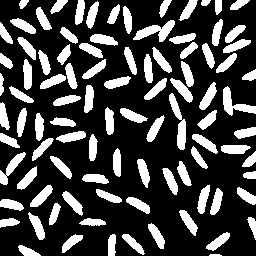
%> input picture addition-count-rice/rice-bw.png, 256 x 256 px
$ octave countRice.m   (GNU Octave 9; MATLAB toolbox functions it lacks are replaced by stand-ins)
%> lines starting %> are read from the running program, lines starting %| are printed output that depends on the picture; in (x1, y1, x2, y2) boxes, pixels count from 0 and x2, y2 are one past the last pixel; in counts of white or black regions, pixels touching at a corner belong together; the program's own positions count from 1
clear;
close all;

% 读取二值图像
img = imread('rice-bw.png');
%> img: size 256x256 logical; 26.8% white; 95 white regions, largest, box (x1, y1, x2, y2) and area: (133, 20, 175, 42) 403, (169, 93, 186, 150) 400, (223, 86, 256, 116) 373
img = double(img);

% 创建标记图像
[height, width] = size(img);
%> height = 256; width = 256
connected = zeros(height, width);   % 标记后的图
queue = [];     % 存储可能为当前连通域成员的点坐标
label = 1;  % 标记值，从1开始标记
offsets = [-1, -1; -1, 0; -1, 1; 0, -1; 0, 1; 1, -1; 1, 0; 1, 1];   % 相对邻域中心的邻域坐标

for i = 1:height
    for j = 1:width
        if img(i, j) == 1 && connected(i, j) == 0
            connected(i, j) = label;
            if isempty(queue)
                queue = [i; j];
            else
                queue = [queue, [i; j]];
            end
            while ~isempty(queue)
                pix = [queue(1, 1), queue(2, 1)];
                % 邻域搜索
                for k = 1 : 8
                    neighbour = pix + offsets(k, :);  % 计算邻域坐标
                    if neighbour(1) >= 1 && neighbour(1) <= height && neighbour(2) >= 1 && neighbour(2) <= width
                        if img(neighbour(1), neighbour(2)) == 1 && connected(neighbour(1), neighbour(2)) == 0
                            connected(neighbour(1), neighbour(2)) = label;
                            queue = [queue, [neighbour(1); neighbour(2)]];  % 邻域坐标入队
                        end
                    end
                end
                queue(:, 1) = [];   % 首元素出队，即pix点出队，遍历队列中下一个点的邻域
            end
            label = label + 1;  % 标记加1，进行下一个区域的搜索
        end
    end
end
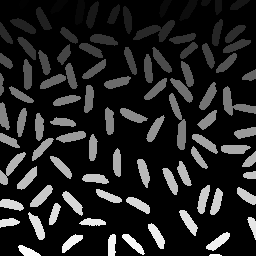
%> connected: size 256x256 double; min 0, max 95, mean 13.1; drawn with min black and max white
%> after the loop, label = 96; neighbour = [257 223]; pix = [256 222]

% 连通域的个数即为米粒的个数
disp('米粒的个数：'), disp(label);
%| 96
